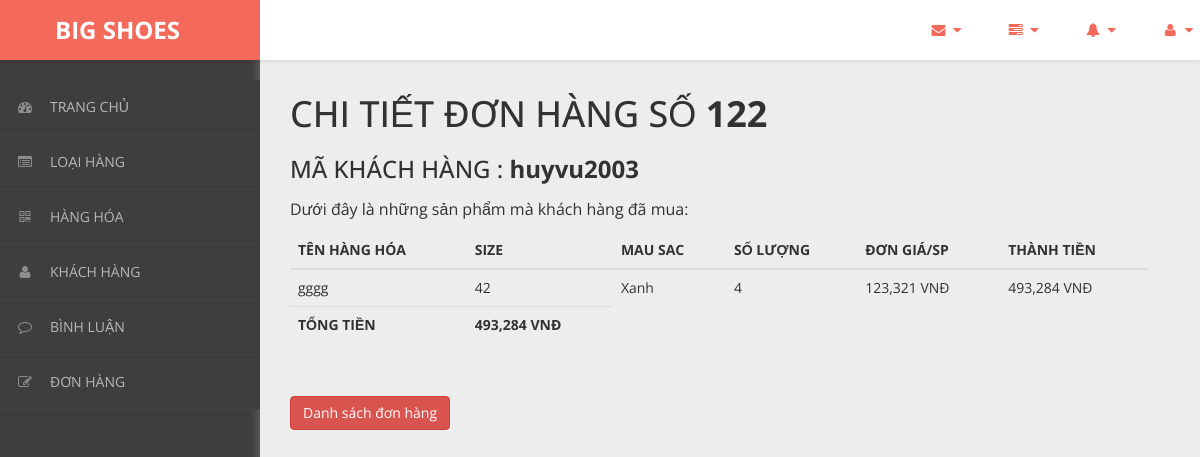
/admin/content/hoa-don/chi-tiet-hoa-don.php?ma_hd=122&ma_kh=huyvu2003, run on the app's committed database.
### tables this page shows
CREATE TABLE `hoa_don_chi_tiet` (
  `ma_hd` int(11) NOT NULL,
  `so_luong` int(11) NOT NULL,
  `don_gia` int(11) NOT NULL,
  `ma_hh` int(11) NOT NULL,
  `size` int(10) NOT NULL,
  `mausac` int(10) NOT NULL
);

CREATE TABLE `hang_hoa` (
  `ma_hh` int(11) NOT NULL,
  `ten_hh` varchar(50) NOT NULL,
  `hinh` varchar(50) NOT NULL,
  `don_gia` int(11) NOT NULL,
  `giam_gia` int(11) NOT NULL,
  `mo_ta` varchar(500) NOT NULL,
  `ma_loai` int(11) NOT NULL,
  `maSize` int(10) DEFAULT NULL,
  `maMau` int(10) NOT NULL
);

### admin/dao/pdo.php (called while the page is built, shortened)
<?php
    function pdo_get_connection(){
        $pdo = new PDO("mysql:host=localhost;dbname=bigshoes",'root','');
        $pdo->setAttribute(PDO::ATTR_ERRMODE, PDO::ERRMODE_EXCEPTION);
        return $pdo;
    }
    function pdo_query($sql){
        $sql_args = array_slice(func_get_args(),1);
        try{
            $conn = pdo_get_connection();
            $stmt = $conn ->prepare($sql);
            $stmt -> execute($sql_args);
            $rows = $stmt -> fetchAll();
            return $rows;
        }catch(PDOException $e){
            throw $e;
        }finally{
            unset($conn);
        }
    }
    ?>

### admin/dao/hoa-don.php (called while the page is built, shortened)
<?php
    require_once ('pdo.php');
    function hoa_don_chi_tiet_select_by_id($ma_hd){
        $sql = "SELECT * FROM hoa_don_chi_tiet
        JOIN hang_hoa ON hoa_don_chi_tiet.ma_hh = hang_hoa.ma_hh
        WHERE hoa_don_chi_tiet.ma_hd=?";
        return pdo_query($sql,$ma_hd);
    }
?>

### admin/content/hoa-don/chi-tiet-hoa-don.php (the view, shortened to what this page needs)
<!DOCTYPE html>
<html xmlns="http://www.w3.org/1999/xhtml">
<head>
    <link href="../../../css/admin/css/bootstrap.css" rel="stylesheet" />
    <link href="../../../css/admin/css/font-awesome.css" rel="stylesheet" />
    <link href="../../../css/admin/css/custom-styles.css" rel="stylesheet" />
</head>
<body>
    <div id="wrapper">
        <nav class="navbar navbar-default top-navbar" role="navigation">
            <div class="navbar-header">
                <a class="navbar-brand" href="../../../../bigshoes/trang-chinh/"><strong style = "margin-left: 40px;">BIG SHOES</strong></a>
            </div>
            <ul class="nav navbar-top-links navbar-right">
                <li class="dropdown">
                    <a class="dropdown-toggle" data-toggle="dropdown" href="#" aria-expanded="false">
                        <i class="fa fa-envelope fa-fw"></i> <i class="fa fa-caret-down"></i>
                    </a>
                </li>
                <li class="dropdown">
                    <a class="dropdown-toggle" data-toggle="dropdown" href="#" aria-expanded="false">
                        <i class="fa fa-tasks fa-fw"></i> <i class="fa fa-caret-down"></i>
                    </a>
                </li>
                <li class="dropdown">
                    <a class="dropdown-toggle" data-toggle="dropdown" href="#" aria-expanded="false">
                        <i class="fa fa-bell fa-fw"></i> <i class="fa fa-caret-down"></i>
                    </a>
                </li>
                <li class="dropdown">
                    <a class="dropdown-toggle" data-toggle="dropdown" href="#" aria-expanded="false">
                        <i class="fa fa-user fa-fw"></i> <i class="fa fa-caret-down"></i>
                    </a>
                </li>
            </ul>
        </nav>
        <nav class="navbar-default navbar-side" role="navigation">
            <div class="sidebar-collapse">
                <ul class="nav" id="main-menu">
                    <li>
                        <a href="../thong-ke/thong-ke-list.php"><i class="fa fa-dashboard"></i>TRANG CHỦ</a>
                    </li>
                    <li>
                        <a href="../loai-hang/loai-hang-list.php"><i class="fa fa-list-alt" aria-hidden="true"></i>LOẠI HÀNG</a>
                    </li>
                    <li>
                        <a href="../hang-hoa/hang-hoa-list.php"><i class="fa fa-qrcode"></i>HÀNG HÓA</a>
                    </li>
                    <li>
                        <a href="../khach-hang/khach-hang-list.php"><i class="fa fa-user"></i>KHÁCH HÀNG</a>
                    </li>
                    <li>
                        <a href="../binh-luan/binh-luan-list.php"><i class="fa fa-comment-o" aria-hidden="true"></i>BÌNH LUẬN</a>
                    </li>
                    <li>
                    <a href="../hoa-don/hoa-don-list.php"><i class="fa fa-edit"></i>ĐƠN HÀNG</a>
                    </li>
                </ul>
            </div>
        </nav>
        <div id="page-wrapper">
		  <div class="header">
                                <?php
                                require_once ('../../../admin/dao/hoa-don.php');
                                extract($_REQUEST);
                                $items = hoa_don_chi_tiet_select_by_id($ma_hd);
                                $Total = 0;
                            ?>
                        <div class="page-header">
                            <h1>CHI TIẾT ĐƠN HÀNG SỐ <b><?=$ma_hd?></b></h1><br>
                            <h3>MÃ KHÁCH HÀNG : <b><?=$ma_kh;?></b></h3>
                            <p>Dưới đây là những sản phẩm mà khách hàng đã mua: </p>
                            <table class="table table-hover">
                                <thead>
                                  <tr>
                                    <th>TÊN HÀNG HÓA</th>
                                    <th>SIZE</th>
                                    <th>MAU SAC</th>
                                    <th>SỐ LƯỢNG</th>
                                    <th>ĐƠN GIÁ/SP</th>
                                    <th>THÀNH TIỀN</th>
                                  </tr>
                                </thead>
                                <tbody>
                                <?php
                                    foreach($items as $item){
                                        extract($item);
                                ?>
                                  <tr>
                                    <td><?=$ten_hh?></td>
                                    <td>
                                        <?php
                                            if($size == 1){
                                                echo "37";
                                            }elseif($size == 2){
                                                echo "38";
                                            }elseif($size == 3){
                                                echo "39";
                                            }elseif($size == 4){
                                                echo "40";
                                            }elseif($size == 5){
                                                echo "41";
                                            }else{
                                                echo "42";
                                            }
                                        ?>
                                    </td>
                                    <td>
                                        <?php
                                            if($mausac == 1){
                                                echo "Đen";
                                            }elseif($mausac == 2){
                                                echo "Trắng";
                                            }elseif($mausac == 3){
                                                echo "Nâu";
                                            }else{
                                                echo "Xanh";
                                            }
                                        ?>
                                    </td>
                                    <td><?=$so_luong?></td>
                                    <td><?=number_format($don_gia)?> VNĐ</td>
                                    <td><?=number_format($don_gia * $so_luong); $Total +=($don_gia * $so_luong)?> VNĐ</td>
                                  </tr>
                                <?php } ?>
                                <tr>
                                    <td><b>TỔNG TIỀN</b></td>
                                    <td><b><?=number_format($Total) ?> VNĐ</b></td>
                                </tr>
                                </tbody>
                              </table>
                        </div>
                        <a href="hoa-don-list.php"><button class="btn btn-danger">Danh sách đơn hàng</button></a>
		</div>
            </div>
        </div>
</body>
</html>

### css/admin/css/custom-styles.css (style rules this page uses)
body { font-family: 'Open Sans', sans-serif; background: #3E3E3E; }
#wrapper { width: 100%; }
#page-wrapper { padding: 15px 15px; min-height: 600px; background: #EDEDED; }
h1, .h1, h2, .h2, h3, .h3 { margin-top: 7px; margin-bottom: -5px; }
p { font-size:16px; line-height:25px; padding-top:20px; }
.navbar-side { z-index: 0; }
.navbar-side .nav > li > a > i { color: #8C8C8C;padding: 8px;width: 30px;text-align: center; }
.top-navbar { position: fixed; width: 100%; z-index: 300; -webkit-box-shadow: 0 3px 3px rgba(0, 0, 0, 0.05); -moz-box-shadow: 0 3px 3px rgba(0, 0, 0, 0.05); box-shadow: 0 3px 3px rgba(0, 0, 0, 0.05); }
.navbar-side { z-index: 1; position: fixed; width: 260px; top: 80px; }
#page-wrapper { position: relative; top: 55px; box-shadow: 0 0 10px #757575; -moz-box-shadow: 0 0 10px #757575; -webkit-box-shadow: 0 0 10px #757575; }
.page-header { margin: 0;border-bottom: 1px solid transparent;text-align: left;background-color: rgb(237, 237, 237);padding: 32px 22px 32px 0;color: #323232; }
.header { margin: 0 30px; }
.top-navbar { margin:0px; }
.top-navbar .navbar-brand { color: #fff;width: 260px;text-align: left;height: 60px;font-size: 24px;font-weight: 700;line-height: 30px;background: #F36A5A; }
.top-navbar .nav > li { position: relative; display: inline-block; margin: 0px; padding: 0px; }
.top-navbar .nav > li > a { position: relative; display: block; padding: 20px;color: #FFFFFF; margin: 0px; }
.sidebar-collapse , .sidebar-collapse .nav { background:none; }
.sidebar-collapse .nav { padding:0; }
.sidebar-collapse .nav > li > a { color: #B8B8B8; background:transparent; text-shadow:none; font-size: 14px; }
.sidebar-collapse > .nav > li > a { padding: 12px 10px; }
.sidebar-collapse > .nav > li { border-bottom: 1px solid rgba(107, 108, 109, 0.19); }
.navbar-side { border:none; background: #3E3E3E; }
.top-navbar { background: #FFFFFF; border-bottom:none; }
.top-navbar .nav > li > a > i { margin-right: 2px; }
.navbar-default { border:0px solid black; }
.navbar-header { background: transparent; }
.nav > li > a > i { margin-right:10px; color: rgb(243, 106, 90); }
@media (min-width:768px) { #page-wrapper { margin: 0 0 0 260px; padding: 0; min-height: 1200px; } }
@media (min-width:768px) { .navbar-side { width: 260px; z-index: 1; } }
@media (min-width:768px) { .navbar { border-radius: 0px; } }

### data on the page
hoa_don_chi_tiet: ma_hh.ten_hh "gggg", shows "42", shows "Xanh", so_luong "4", ma_hh.don_gia "123,321", $don_gia * $so_luong "493,284"

### other printed values
$ma_hd "122"
$ma_kh "huyvu2003"
$Total "493,284"
